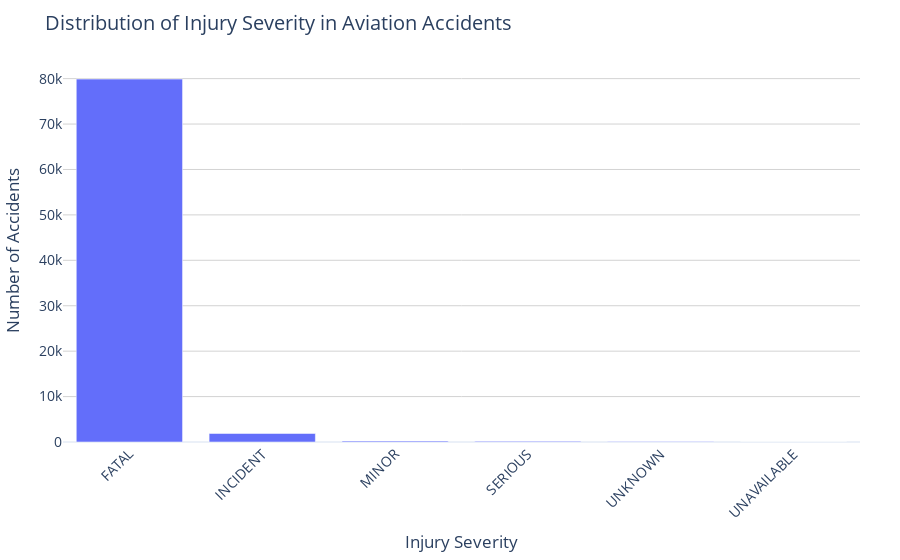

The code cell stored with this chart in its notebook:
### Code cell
injury_counts = us_data['injury_severity_clean'].value_counts().reset_index()
injury_counts.columns = ['Injury Severity', 'Count']

fig = px.bar(
    injury_counts,
    x='Injury Severity',
    y='Count',
    title='Distribution of Injury Severity in Aviation Accidents',
    labels={'Count': 'Number of Accidents'},
    color_discrete_sequence=['#636EFA']
)

fig.update_layout(
    template='plotly_white',
    title_font_size=20,
    font=dict(size=14),
    yaxis_gridcolor='lightgrey',
    xaxis_tickangle=-45,
    margin=dict(t=60, b=40, l=50, r=40)
)

fig.show()

### Figure 1 — Plotly figure (JSON) as saved in the notebook; plotly's stock layout.template omitted (floating-point values rounded to 4 significant figures)
{"data": [{"hovertemplate": "Injury Severity=%{x}<br>Number of Accidents=%{y}<extra></extra>", "legendgroup": "", "marker": {"color": "#636EFA", "pattern": {"shape": ""}}, "name": "", "orientation": "v", "showlegend": false, "textposition": "auto", "type": "bar", "x": ["FATAL", "INCIDENT", "MINOR", "SERIOUS", "UNKNOWN", "UNAVAILABLE"], "xaxis": "x", "y": [79896, 1873, 203, 153, 108, 15], "yaxis": "y"}], "layout": {"barmode": "relative", "font": {"size": 14}, "legend": {"tracegroupgap": 0}, "margin": {"b": 40, "l": 50, "r": 40, "t": 60}, "title": {"font": {"size": 20}, "text": "Distribution of Injury Severity in Aviation Accidents"}, "xaxis": {"anchor": "y", "domain": [0, 1], "tickangle": -45, "title": {"text": "Injury Severity"}}, "yaxis": {"anchor": "x", "domain": [0, 1], "gridcolor": "lightgrey", "title": {"text": "Number of Accidents"}}}}
